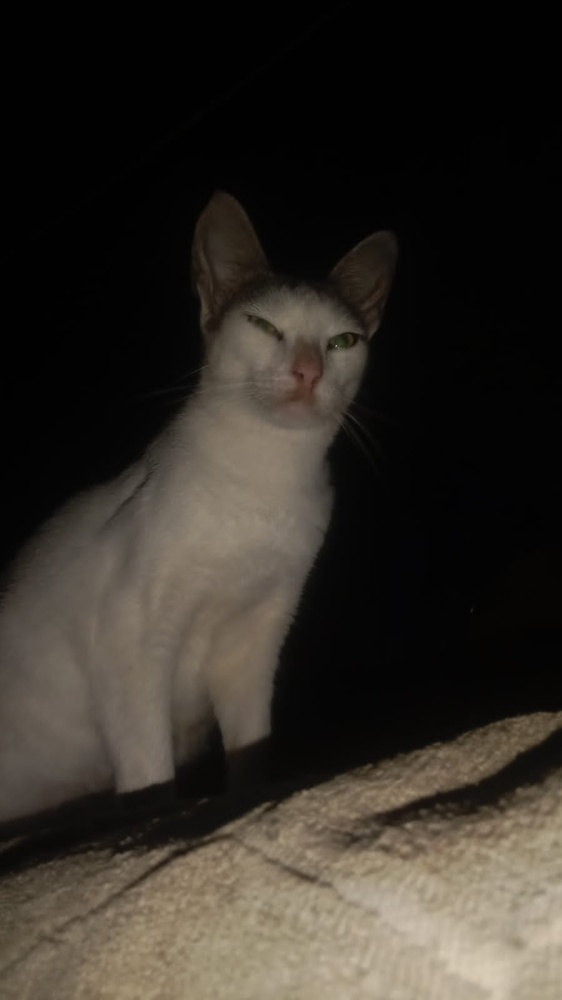
#> input picture Tugas1_ImageProcessing/Gambar.jpeg, 562 x 1000 px, shrunk from 899 x 1599 before the run, given in place of Gambar.jpg, which was not available
$ jupyter execute Tugas1_ImageProcessing.ipynb
#> lines starting #> are read from the running program, lines starting #| are printed output that depends on the picture; pictures that were not available may be replaced by others from this repository, and a replacement may not be noted
[cell 1]
import cv2
import matplotlib.pyplot as plt
import numpy as np

[cell 2]
# Baca citra grayscale (pastikan file ada di direktori yang sama)
img = cv2.imread('Gambar.jpg', cv2.IMREAD_GRAYSCALE)
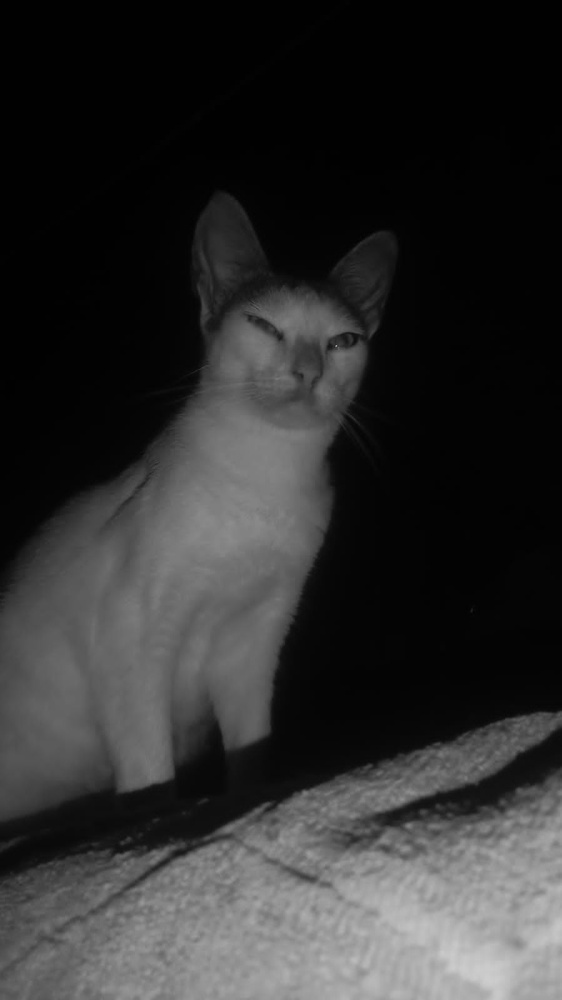
#> img: shape (1000, 562); min 0, max 206, mean 46.6

# Tampilkan informasi citra
print('Ukuran citra:', img.shape)
#| Ukuran citra: (1000, 562)
print('Tipe data:', img.dtype)
#| Tipe data: uint8

[cell 3]
a = 100

[cell 4]
# Konversi ke int16 agar tidak overflow saat ditambah
img_float = img.astype(np.int16)
brightened = img_float + a
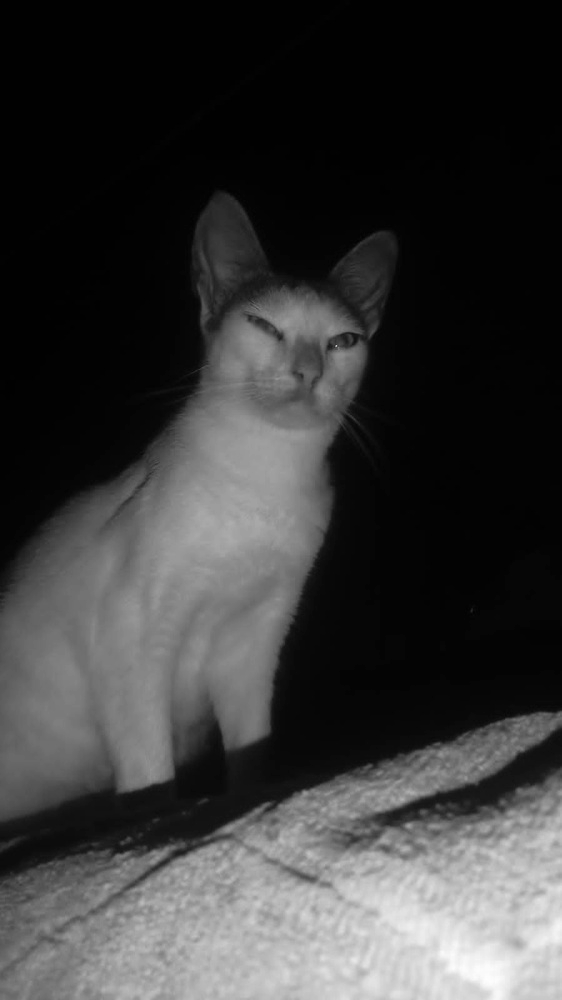
#> brightened: shape (1000, 562) int16; min 100, max 306, mean 146.6; drawn with min black and max white

# Clipping ke rentang 0-255
brightened = np.clip(brightened, 0, 255)
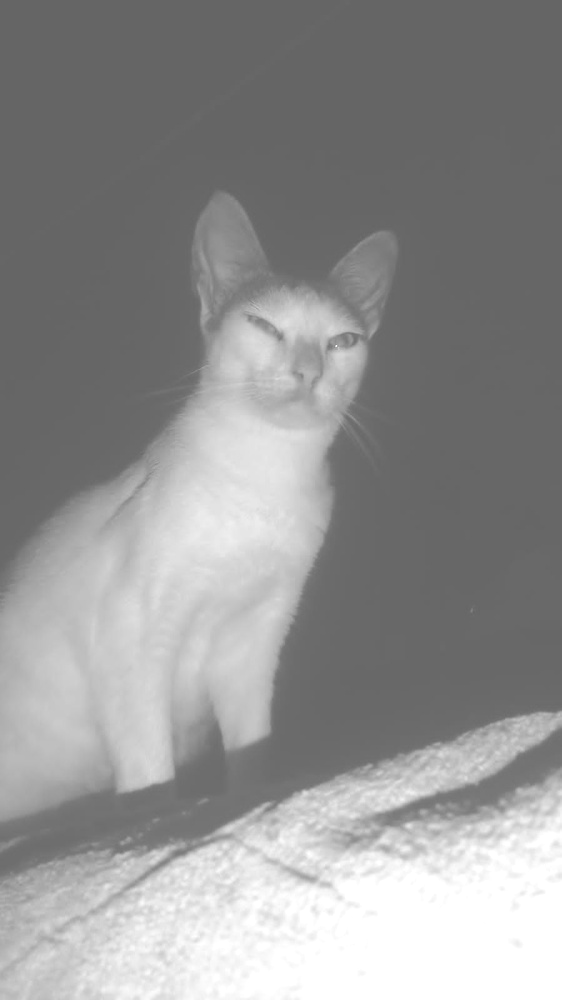
#> brightened: shape (1000, 562) int16; min 100, max 255, mean 145.7

# Kembalikan ke uint8
brightened = brightened.astype(np.uint8)

[cell 5]
plt.figure(figsize=(10,5))
plt.subplot(1,2,1)
plt.imshow(img, cmap='gray')
plt.title('Citra Asli')
plt.axis('off')

plt.subplot(1,2,2)
plt.imshow(brightened, cmap='gray')
plt.title(f'Citra setelah pencerahan a = {a}')
plt.axis('off')

plt.show()
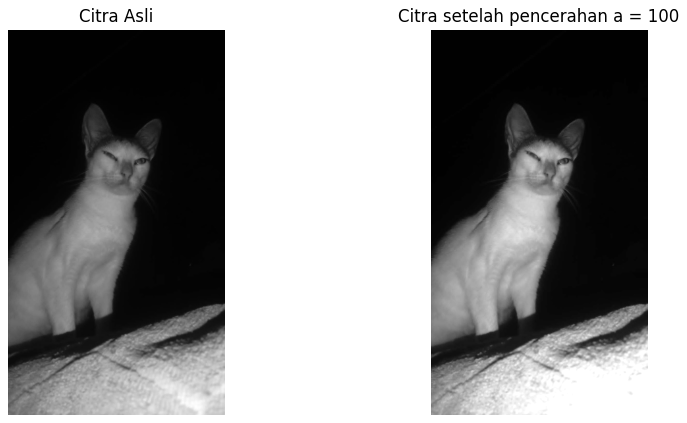
#> figure drawn by matplotlib, 2 panels

[cell 6]
b = 150

[cell 7]
# Konversi ke int16 agar tidak overflow saat ditambah
img_float = img.astype(np.int16)
brightened = img_float + b

# Clipping ke rentang 0-255
brightened = np.clip(brightened, 0, 255)
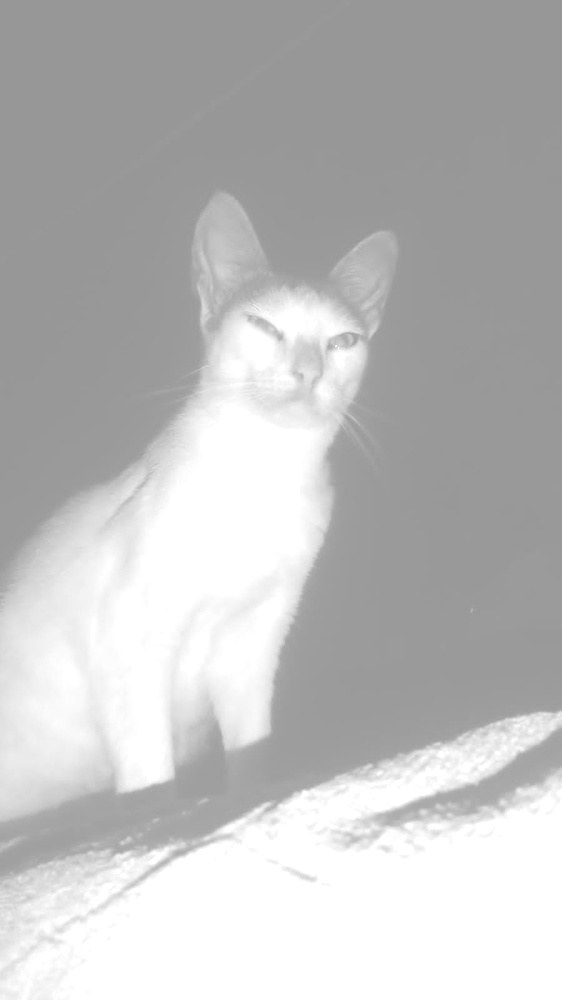
#> brightened: shape (1000, 562) int16; min 150, max 255, mean 190.1

# Kembalikan ke uint8
brightened = brightened.astype(np.uint8)

[cell 8]
plt.figure(figsize=(10,5))
plt.subplot(1,2,1)
plt.imshow(img, cmap='gray')
plt.title('Citra Asli')
plt.axis('off')

plt.subplot(1,2,2)
plt.imshow(brightened, cmap='gray')
plt.title(f'Citra setelah pencerahan b = {b}')
plt.axis('off')

plt.show()

[cell 9]
c = 200

[cell 10]
# Konversi ke int16 agar tidak overflow saat ditambah
img_float = img.astype(np.int16)
brightened = img_float + c

# Clipping ke rentang 0-255
brightened = np.clip(brightened, 0, 255)
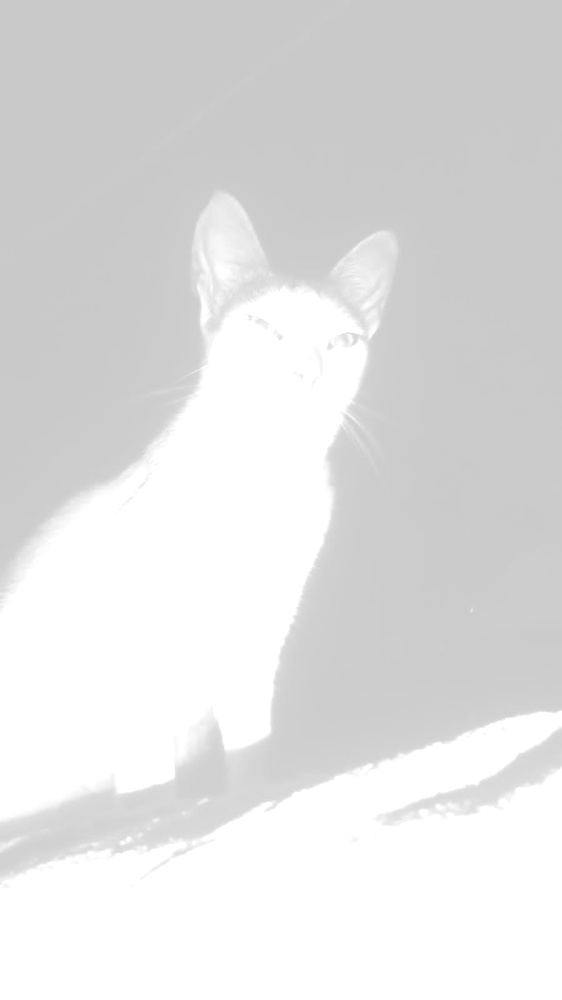
#> brightened: shape (1000, 562) int16; min 200, max 255, mean 224.8

# Kembalikan ke uint8
brightened = brightened.astype(np.uint8)

[cell 11]
plt.figure(figsize=(10,5))
plt.subplot(1,2,1)
plt.imshow(img, cmap='gray')
plt.title('Citra Asli')
plt.axis('off')

plt.subplot(1,2,2)
plt.imshow(brightened, cmap='gray')
plt.title(f'Citra setelah pencerahan c = {c}')
plt.axis('off')

plt.show()
